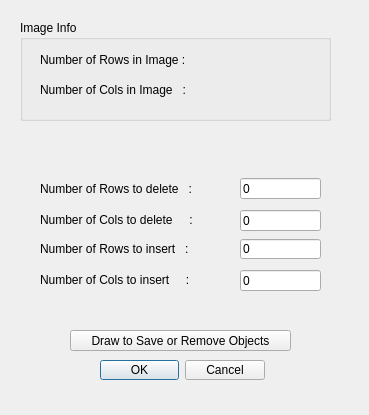
<?xml version="1.0" encoding="UTF-8"?>
<ui version="4.0">
 <class>SeamCarving</class>
 <widget class="QDialog" name="SeamCarving">
  <property name="geometry">
   <rect>
    <x>0</x>
    <y>0</y>
    <width>369</width>
    <height>415</height>
   </rect>
  </property>
  <property name="focusPolicy">
   <enum>Qt::ClickFocus</enum>
  </property>
  <property name="windowTitle">
   <string>Dialog</string>
  </property>
  <widget class="QLineEdit" name="lineEdit_num_cols_del">
   <property name="geometry">
    <rect>
     <x>240</x>
     <y>210</y>
     <width>81</width>
     <height>21</height>
    </rect>
   </property>
   <property name="focusPolicy">
    <enum>Qt::ClickFocus</enum>
   </property>
   <property name="text">
    <string>0</string>
   </property>
  </widget>
  <widget class="QLabel" name="label_num_cols_del">
   <property name="geometry">
    <rect>
     <x>40</x>
     <y>210</y>
     <width>201</width>
     <height>20</height>
    </rect>
   </property>
   <property name="text">
    <string>Number of Cols to delete     : </string>
   </property>
  </widget>
  <widget class="QLabel" name="label_num_cols">
   <property name="geometry">
    <rect>
     <x>240</x>
     <y>80</y>
     <width>91</width>
     <height>17</height>
    </rect>
   </property>
   <property name="text">
    <string/>
   </property>
  </widget>
  <widget class="QLabel" name="label_num_cols_insert">
   <property name="geometry">
    <rect>
     <x>40</x>
     <y>270</y>
     <width>201</width>
     <height>20</height>
    </rect>
   </property>
   <property name="text">
    <string>Number of Cols to insert     : </string>
   </property>
  </widget>
  <widget class="QLabel" name="label2">
   <property name="geometry">
    <rect>
     <x>40</x>
     <y>81</y>
     <width>161</width>
     <height>17</height>
    </rect>
   </property>
   <property name="text">
    <string>Number of Cols in Image   : </string>
   </property>
  </widget>
  <widget class="QPushButton" name="pushButton_save_rem">
   <property name="geometry">
    <rect>
     <x>70</x>
     <y>330</y>
     <width>221</width>
     <height>21</height>
    </rect>
   </property>
   <property name="text">
    <string>Draw to Save or Remove Objects</string>
   </property>
  </widget>
  <widget class="QLabel" name="label1">
   <property name="geometry">
    <rect>
     <x>40</x>
     <y>51</y>
     <width>161</width>
     <height>17</height>
    </rect>
   </property>
   <property name="text">
    <string>Number of Rows in Image : </string>
   </property>
  </widget>
  <widget class="QLabel" name="label_num_rows_del">
   <property name="geometry">
    <rect>
     <x>40</x>
     <y>180</y>
     <width>201</width>
     <height>17</height>
    </rect>
   </property>
   <property name="text">
    <string>Number of Rows to delete   : </string>
   </property>
  </widget>
  <widget class="QLabel" name="label_num_rows">
   <property name="geometry">
    <rect>
     <x>240</x>
     <y>50</y>
     <width>91</width>
     <height>17</height>
    </rect>
   </property>
   <property name="text">
    <string/>
   </property>
  </widget>
  <widget class="QLineEdit" name="lineEdit_num_rows_insert">
   <property name="geometry">
    <rect>
     <x>240</x>
     <y>239</y>
     <width>81</width>
     <height>20</height>
    </rect>
   </property>
   <property name="text">
    <string>0</string>
   </property>
  </widget>
  <widget class="QLineEdit" name="lineEdit_num_rows_del">
   <property name="geometry">
    <rect>
     <x>240</x>
     <y>178</y>
     <width>81</width>
     <height>21</height>
    </rect>
   </property>
   <property name="text">
    <string>0</string>
   </property>
  </widget>
  <widget class="QLabel" name="label_num_rows_insert">
   <property name="geometry">
    <rect>
     <x>40</x>
     <y>240</y>
     <width>201</width>
     <height>17</height>
    </rect>
   </property>
   <property name="text">
    <string>Number of Rows to insert   : </string>
   </property>
  </widget>
  <widget class="QLineEdit" name="lineEdit_num_cols_insert">
   <property name="geometry">
    <rect>
     <x>240</x>
     <y>270</y>
     <width>81</width>
     <height>21</height>
    </rect>
   </property>
   <property name="text">
    <string>0</string>
   </property>
  </widget>
  <widget class="QDialogButtonBox" name="buttonBox">
   <property name="geometry">
    <rect>
     <x>100</x>
     <y>360</y>
     <width>165</width>
     <height>20</height>
    </rect>
   </property>
   <property name="standardButtons">
    <set>QDialogButtonBox::Cancel|QDialogButtonBox::Ok</set>
   </property>
  </widget>
  <widget class="QGroupBox" name="groupBox_2">
   <property name="geometry">
    <rect>
     <x>20</x>
     <y>20</y>
     <width>311</width>
     <height>101</height>
    </rect>
   </property>
   <property name="title">
    <string>Image Info</string>
   </property>
  </widget>
 </widget>
 <resources/>
 <connections>
  <connection>
   <sender>buttonBox</sender>
   <signal>accepted()</signal>
   <receiver>SeamCarving</receiver>
   <slot>accept()</slot>
   <hints>
    <hint type="sourcelabel">
     <x>182</x>
     <y>459</y>
    </hint>
    <hint type="destinationlabel">
     <x>184</x>
     <y>263</y>
    </hint>
   </hints>
  </connection>
  <connection>
   <sender>buttonBox</sender>
   <signal>rejected()</signal>
   <receiver>SeamCarving</receiver>
   <slot>reject()</slot>
   <hints>
    <hint type="sourcelabel">
     <x>182</x>
     <y>459</y>
    </hint>
    <hint type="destinationlabel">
     <x>184</x>
     <y>263</y>
    </hint>
   </hints>
  </connection>
 </connections>
</ui>
